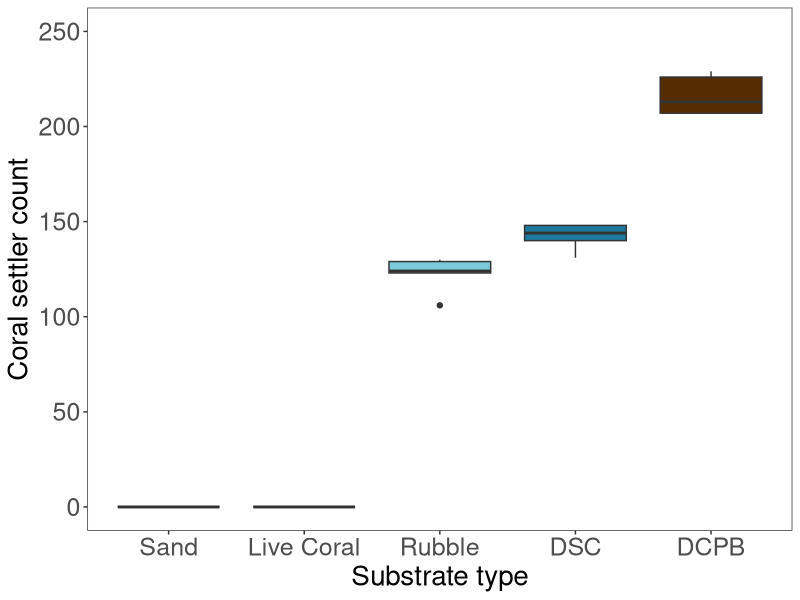

R code for this plot: (Note: this script raises an error after producing the figure.)
###### Case study plots and analyses

rm(list=ls())


##### 1. Plot counts of coral settlers on different substrate types

data<-read.csv('5case_study_data.csv')

### Tidy data
str(data)

data$hydrodym<-as.factor(data$hydrodym)
data$quadname<-as.factor(data$quadname)
data$sub<-as.factor(data$sub)
data$counts<-as.numeric(data$counts)

library(ggplot2)

p1<-ggplot(data, aes(x=sub, y=counts, fill=sub)) +
  geom_boxplot()+
  theme_test()+
  theme(text = element_text(size = 20),axis.text = element_text(size = 18), legend.position = "none")+
  scale_fill_manual(values = c("1"= "#f5e5d3", "2"="#d4ac7c", "3"= "#7bcada", "4"= "#1f7aa0", "5"= "#552b00" ))+
  xlab("Substrate type") + ylab(bquote("Coral settler count"))+
  labs(fill="Substrate Attractiveness")+
  scale_x_discrete(labels=c('Sand', 'Live Coral', 'Rubble', 'DSC', 'DCPB'))+
  scale_y_continuous(limits = c(0, 250))

p1

### Specify file name
getwd()
filename <- "C:/Users/22797943/PhD/CHAPTER 1/Figures/Final/case_study_counts.png"

### Specify size and resolution
width <- 7 # in inches
height <- 9 # in inches
dpi <- 600 # dots per inch (resolution)

### Save the plot in higher resolution
ggsave(filename, plot = p1, width = width, height = height, dpi = dpi)


##### 2. Plot density of coral settlers on different substrate types

p2<-ggplot(data, aes(x=sub, y=densities.Freq, fill=sub)) +
  geom_boxplot()+
  theme_test()+
  theme(text = element_text(size = 20),axis.text = element_text(size = 18), legend.position = "none")+
  scale_fill_manual(values = c("1"= "#f5e5d3", "2"="#d4ac7c", "3"= "#7bcada", "4"= "#1f7aa0", "5"= "#552b00" ))+
  xlab("Substrate type") + ylab(bquote("Density of coral settlers " (m^-2)))+
  labs(fill="Substrate Attractiveness")+
  scale_x_discrete(labels=c('Sand', 'Live Coral', 'Rubble', 'DSC', 'DCPB'))+
  scale_y_continuous(limits = c(0, 80))

p2

### Specify file name
getwd()
filename <- "C:/Users/22797943/PhD/CHAPTER 1/Figures/Final/case_study_density.png"

### Specify size and resolution
width <- 7 # in inches
height <- 9 # in inches
dpi <- 600 # dots per inch (resolution)

### Save the plot in higher resolution
ggsave(filename, plot = p2, width = width, height = height, dpi = dpi)


##### 3. Combining settler counts and density plots

figure <- ggarrange(p1, p2, ncol = 1, nrow = 2)
figure

##### 4. Analyzing case study settler count data using GLM with quassipoisson distribution

boxplot(data$counts~data$sub)

poisson_model <- glm(counts ~ sub, data = data, family = quasipoisson(link = "log"))
summary(poisson_model)

### Calculate the dispersion statistic
observed_dispersion <- sum(residuals(poisson_model, type = "pearson")^2) / (nrow(data4) - length(poisson_model$coefficients))

### Compare observed dispersion to the expected value (1 for Poisson)
expected_dispersion <- 1
dispersion_ratio <- observed_dispersion / expected_dispersion
dispersion_ratio

### Chisquared to get p value
anova(poisson_model,test="Chisq")


##### 5. Analysing case study density data using one way test


boxplot(data$densities.Freq~data$sub)


### subset data to get rid of substrate types with a settlement probability of 0 (i.e., sand and live coral)

data_subset<- subset(data4, c(sub == "3","4","5" ))

str(data4)

library(dplyr)

subset<-data %>% 
  filter(sub %in% c("3", "4", "5"))

oneway.test(densities.Freq~sub, data=subset, var=FALSE)

